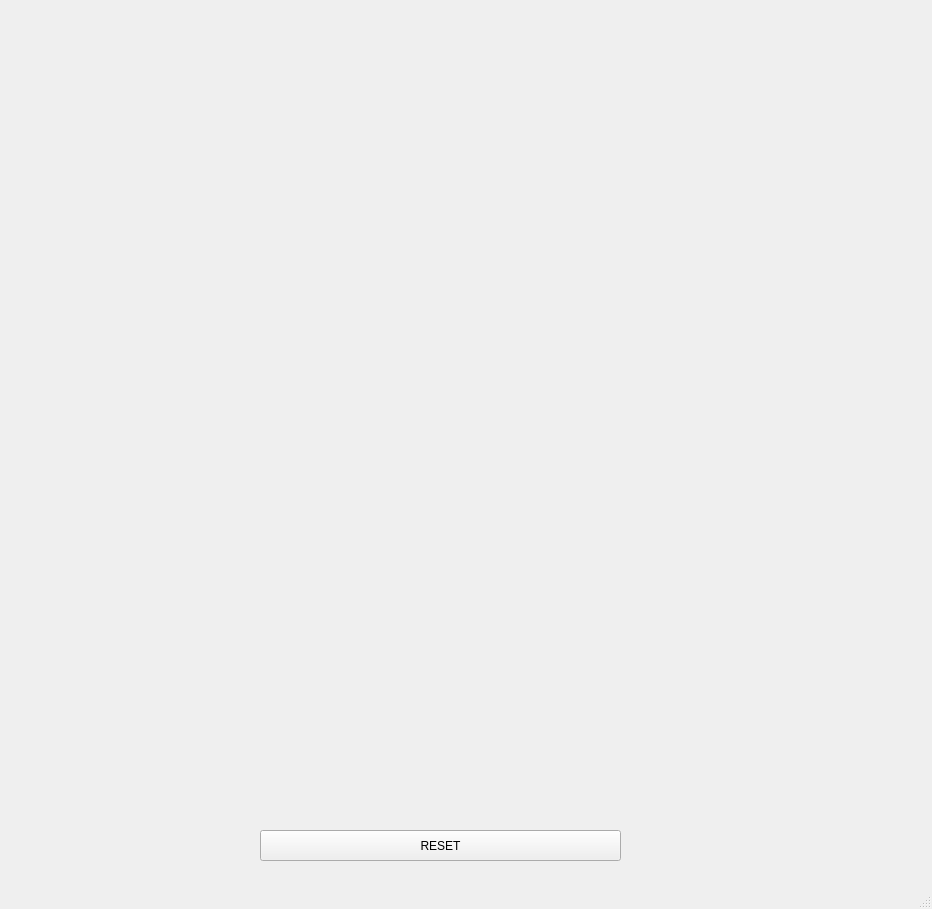
<?xml version="1.0" encoding="UTF-8"?>
<ui version="4.0">
 <class>MainWindow</class>
 <widget class="QMainWindow" name="MainWindow">
  <property name="geometry">
   <rect>
    <x>0</x>
    <y>0</y>
    <width>932</width>
    <height>909</height>
   </rect>
  </property>
  <property name="windowTitle">
   <string>MainWindow</string>
  </property>
  <widget class="QWidget" name="centralwidget">
   <widget class="QPushButton" name="pbRst">
    <property name="geometry">
     <rect>
      <x>260</x>
      <y>830</y>
      <width>361</width>
      <height>31</height>
     </rect>
    </property>
    <property name="toolTip">
     <string>reset</string>
    </property>
    <property name="text">
     <string>RESET</string>
    </property>
   </widget>
  </widget>
  <widget class="QMenuBar" name="menubar">
   <property name="geometry">
    <rect>
     <x>0</x>
     <y>0</y>
     <width>932</width>
     <height>21</height>
    </rect>
   </property>
  </widget>
  <widget class="QStatusBar" name="statusbar"/>
 </widget>
 <resources/>
 <connections/>
</ui>
